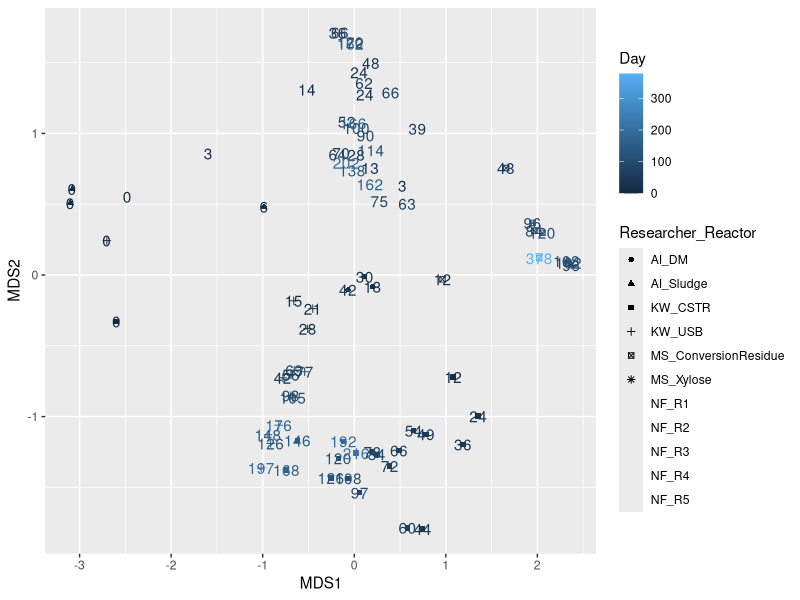
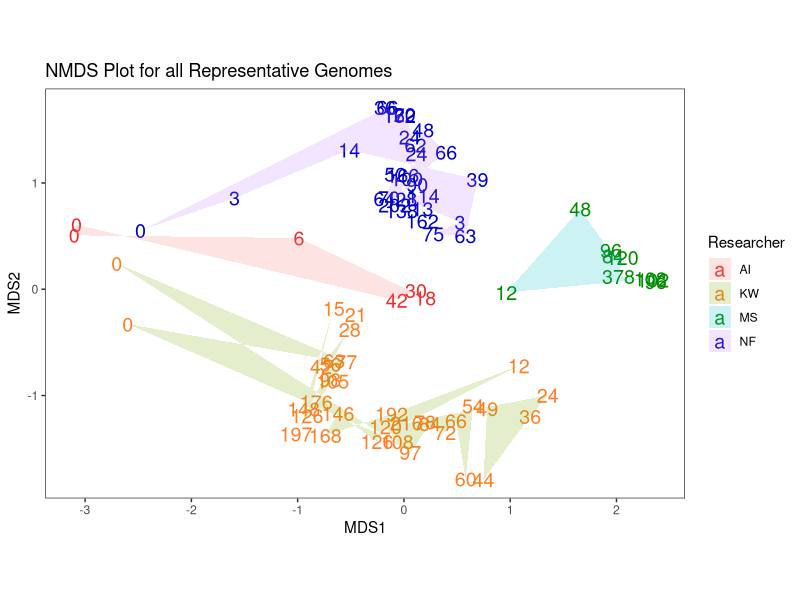
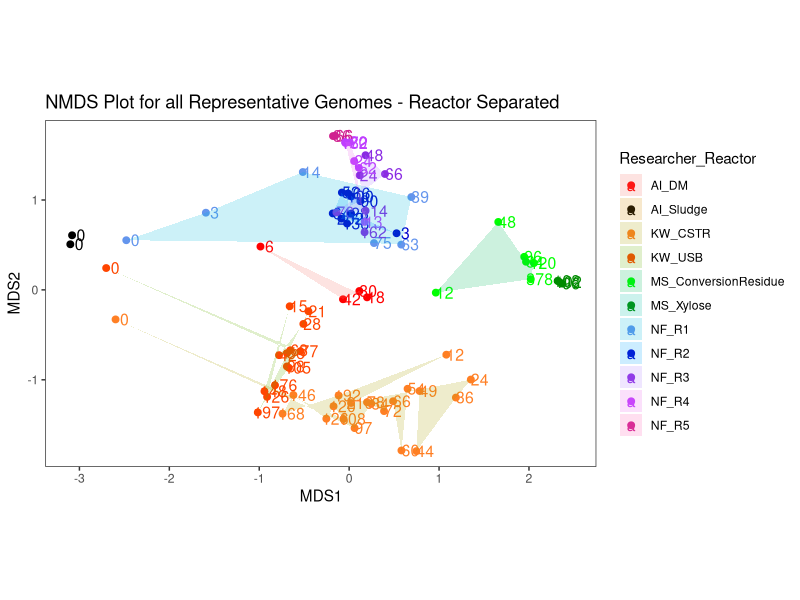
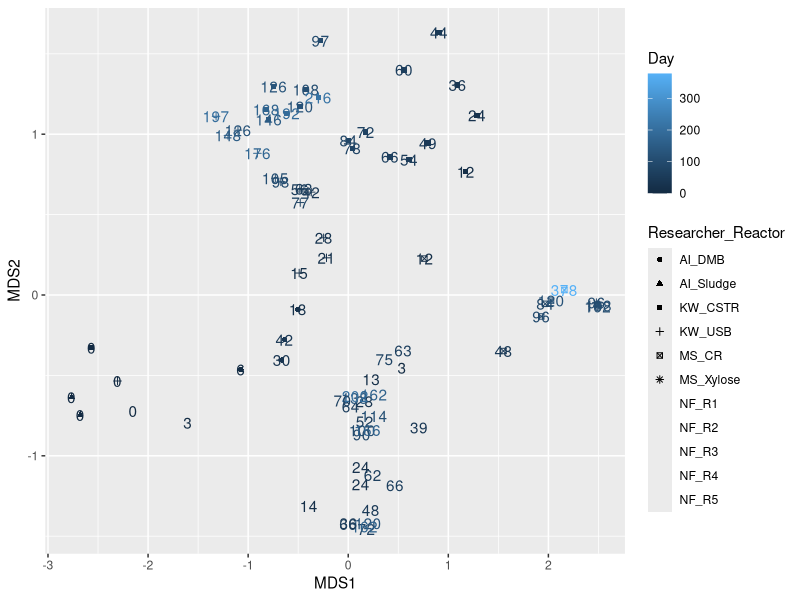
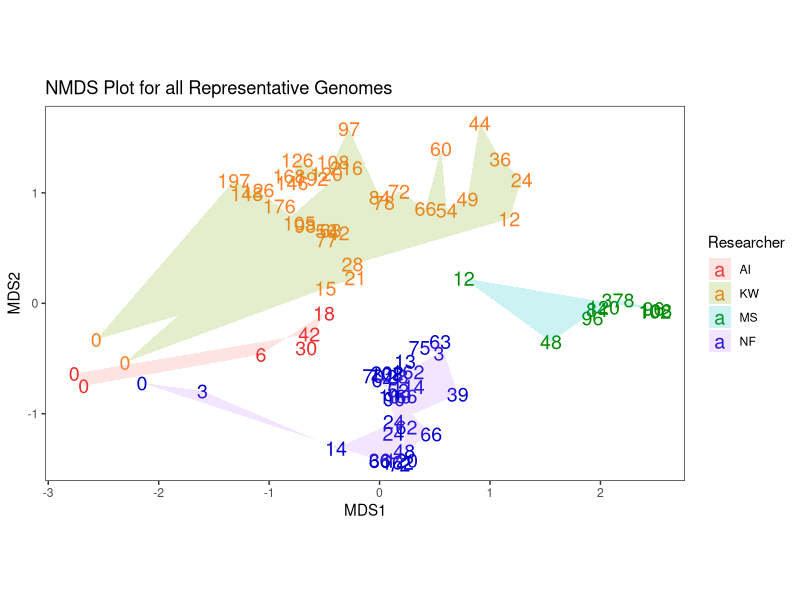
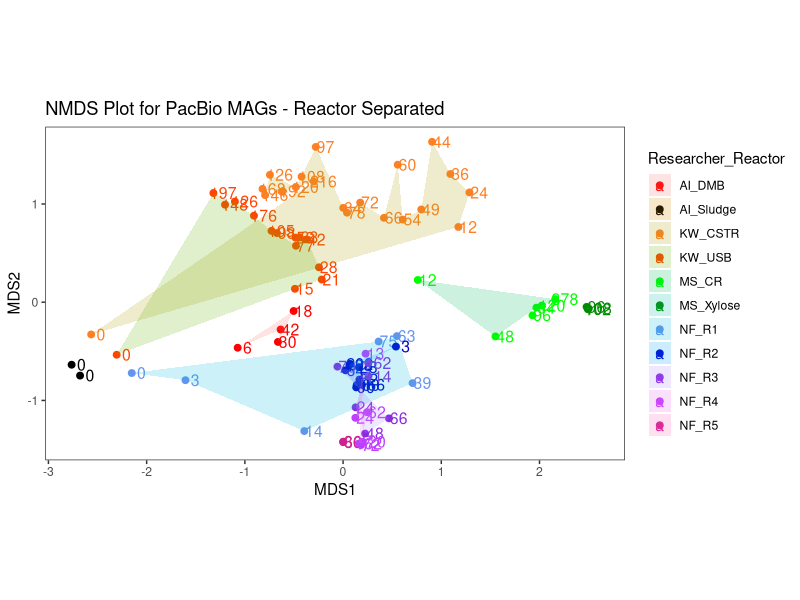

These charts were generated, in order, by the following R code:
#plotting NMDS plots for metagenomic data

library(ggplot2)
library(dplyr)
library(cowplot)
library(ggthemes)
library(RColorBrewer)
library(tidyverse)
library(forcats)
library(vegan)

setwd("~/Documents/ICEC_Frontiers_Manuscript/217_genome_coverage/NMDS/")

data <- read.table(file = "rel_abund_allMAGS.txt", header = TRUE, sep = "\t")
data_melt <- reshape::melt(data, id.vars=c("Rel_Abundance"))
write.table(data_melt, file = "rel_abundance_allMAGS_long_from_R.txt", sep = "\t")

relData <- read.delim(file = "rel_abundance_allMAGS_long_from_R_for_NMDS.txt", header = TRUE, sep = "\t")
str(relData)
head(relData)
dim(relData)

relData$Researcher <- as.factor(relData$Researcher)
relData$Researcher_Reactor <- as.factor(relData$Researcher_Reactor)
relData$Sample_Name <- as.factor(relData$Sample_Name)
relData$Seq_Tech <- as.factor(relData$Seq_Tech)
relData$MAG_ID <- as.factor(relData$MAG_ID)
str(relData)
head(relData)
dim(relData)

plot_Data <- relData %>%
  select(Researcher, Researcher_Reactor, Sample_Name, Day, Seq_Tech, MAG_ID, Relative_Abundance) %>%
  tidyr::spread(MAG_ID, Relative_Abundance)

dim(plot_Data)

beta_dist <- vegdist(plot_Data[,6:136], index = "bray")
beta_dist

nmds <- metaMDS(beta_dist)
nmds_data <- as.data.frame(nmds$points)
nmds_data$Sample_Name <- plot_Data$Sample_Name
nmds_data <- dplyr::left_join(nmds_data, plot_Data)

ggplot(nmds_data, aes(x=MDS1, y=MDS2, shape = Researcher_Reactor, color = Day)) +
  geom_text(aes(label=Day)) +
  geom_point()

ggplot()+
  geom_text(data=nmds_data, aes(x=MDS1,y=MDS2,label=Day,color=Researcher), size=5) +
  geom_polygon(data=nmds_data, aes(x=MDS1,y=MDS2,fill=Researcher, group=Researcher), alpha = 0.2) +
  coord_equal() +
  theme_bw() +
  scale_color_manual(values = c("firebrick2", "chocolate1",
                                "green4", "mediumblue")) +
  labs(title = "NMDS Plot for all Representative Genomes") +
  theme(panel.background = element_blank(),
        panel.grid.major = element_blank(),
        panel.grid.minor = element_blank(),
        plot.background = element_blank(),
        plot.title = element_text())

ggplot()+
  geom_text(data=nmds_data, aes(x=MDS1,y=MDS2,label=Day,color=Researcher_Reactor), size=4, nudge_x=0.1) +
  geom_point(data=nmds_data, aes(x=MDS1,y=MDS2,color=Researcher_Reactor), size=2) +
  geom_polygon(data=nmds_data, aes(x=MDS1,y=MDS2,fill=Researcher_Reactor, group=Researcher_Reactor), alpha = 0.2) +
  coord_equal() +
  theme_bw() +
  scale_color_manual(values = c("red", "black", "chocolate1", "orangered1",
                              "green", "green4", "cornflowerblue", "mediumblue",
                              "blueviolet", "darkorchid1", "violetred")) +
  labs(title = "NMDS Plot for all Representative Genomes - Reactor Separated") +
  theme(panel.background = element_blank(),
        panel.grid.major = element_blank(),
        panel.grid.minor = element_blank(),
        plot.background = element_blank(),
        plot.title = element_text())

#Optional - filter dataset
#CSTR <- dat %>%
#  filter(Reactor == "CSTR")
#USB <- dat %>%
#  filter(Reactor == "USB") %>%
#  filter(Day < 145)
# note, leaving out the USB days that happened after solids removal

data <- read.table(file = "rel_abund_PacBioMAGS.txt", header = TRUE, sep = "\t")
data_melt <- reshape::melt(data, id.vars=c("Rel_Abundance"))
write.table(data_melt, file = "rel_abundance_PacBioMAGS_long_from_R.txt", sep = "\t")

relData <- read.delim(file = "rel_abundance_PacBioMAGS_long_for_NMDS.txt", header = TRUE, sep = "\t")
str(relData)
head(relData)
dim(relData)

relData$Researcher <- as.factor(relData$Researcher)
relData$Researcher_Reactor <- as.factor(relData$Researcher_Reactor)
relData$Sample_Name <- as.factor(relData$Sample_Name)
relData$Seq_Tech <- as.factor(relData$Seq_Tech)
relData$MAG_ID <- as.factor(relData$MAG_ID)
str(relData)
head(relData)
dim(relData)

plot_Data <- relData %>%
  select(Researcher, Researcher_Reactor, Sample_Name, Day, Seq_Tech, MAG_ID, Relative_Abundance) %>%
  tidyr::spread(MAG_ID, Relative_Abundance)

dim(plot_Data)

beta_dist <- vegdist(plot_Data[,6:62], index = "bray")
beta_dist

nmds <- metaMDS(beta_dist)
nmds_data <- as.data.frame(nmds$points)
nmds_data$Sample_Name <- plot_Data$Sample_Name
nmds_data <- dplyr::left_join(nmds_data, plot_Data)

ggplot(nmds_data, aes(x=MDS1, y=MDS2, shape = Researcher_Reactor, color = Day)) +
  geom_text(aes(label=Day)) +
  geom_point()

ggplot()+
  geom_text(data=nmds_data, aes(x=MDS1,y=MDS2,label=Day,color=Researcher), size=5) +
  geom_polygon(data=nmds_data, aes(x=MDS1,y=MDS2,fill=Researcher, group=Researcher), alpha = 0.2) +
  coord_equal() +
  theme_bw() +
  scale_color_manual(values = c("firebrick2", "chocolate1",
                                "green4", "mediumblue")) +
  labs(title = "NMDS Plot for all Representative Genomes") +
  theme(panel.background = element_blank(),
        panel.grid.major = element_blank(),
        panel.grid.minor = element_blank(),
        plot.background = element_blank(),
        plot.title = element_text())

ggplot()+
  geom_text(data=nmds_data, aes(x=MDS1,y=MDS2,label=Day,color=Researcher_Reactor), size=4, nudge_x=0.1) +
  geom_point(data=nmds_data, aes(x=MDS1,y=MDS2,color=Researcher_Reactor), size=2) +
  geom_polygon(data=nmds_data, aes(x=MDS1,y=MDS2,fill=Researcher_Reactor, group=Researcher_Reactor), alpha = 0.2) +
  coord_equal() +
  theme_bw() +
  scale_color_manual(values = c("red", "black", "chocolate1", "orangered1",
                                "green", "green4", "cornflowerblue", "mediumblue",
                                "blueviolet", "darkorchid1", "violetred")) +
  labs(title = "NMDS Plot for PacBio MAGs - Reactor Separated") +
  theme(panel.background = element_blank(),
        panel.grid.major = element_blank(),
        panel.grid.minor = element_blank(),
        plot.background = element_blank(),
        plot.title = element_text())
